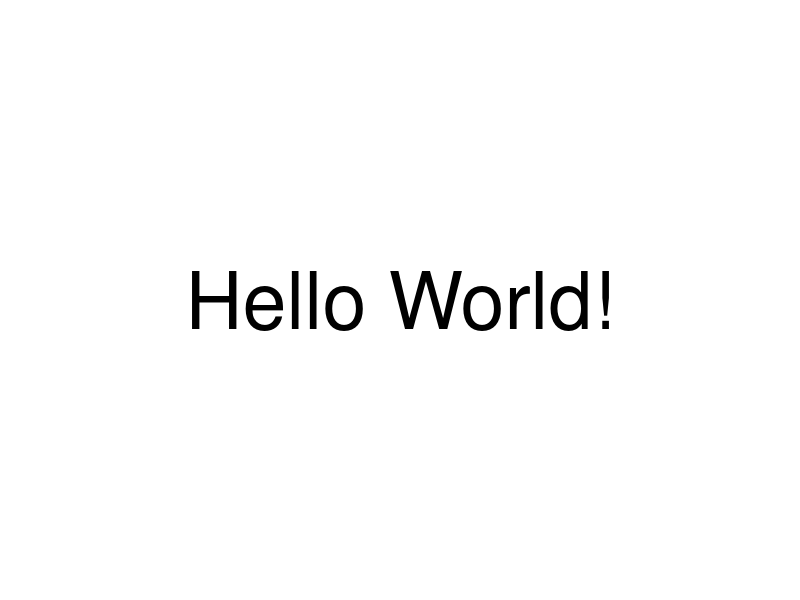

Reproduce this figure in R.
## ---- chunk 1
library(ggplot2)
ggplot(data.frame(x=1, y=1), aes(x, y, label = "Hello World!")) +
  geom_text(size = 20) +
  theme_void()
